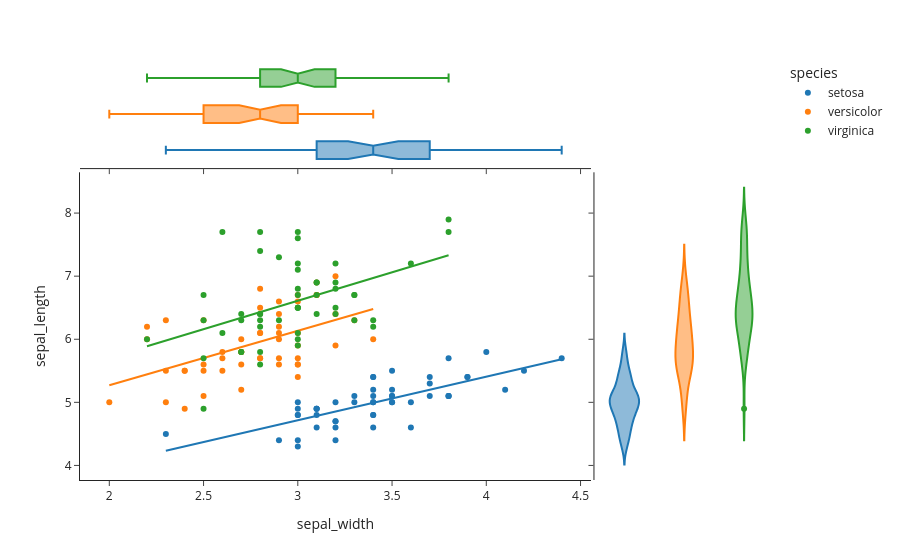

Source (notebook cell):
### Code cell
df = px.data.iris()
fig = px.scatter(df, x="sepal_width", y="sepal_length", color="species", marginal_y="violin",
           marginal_x="box", trendline="ols", template="simple_white")
fig.show()

### Figure 1 — Plotly figure (JSON) as saved in the notebook; plotly's stock layout.template omitted (floating-point values rounded to 4 significant figures)
{"data": [{"hovertemplate": "species=setosa<br>sepal_width=%{x}<br>sepal_length=%{y}<extra></extra>", "legendgroup": "setosa", "marker": {"color": "#1F77B4", "symbol": "circle"}, "mode": "markers", "name": "setosa", "orientation": "v", "showlegend": true, "type": "scatter", "x": [3.5, 3.0, 3.2, 3.1, 3.6, 3.9, 3.4, 3.4, 2.9, 3.1, 3.7, 3.4, 3.0, 3.0, 4.0, 4.4, 3.9, 3.5, 3.8, 3.8, 3.4, 3.7, 3.6, 3.3, 3.4, 3.0, 3.4, 3.5, 3.4, 3.2, 3.1, 3.4, 4.1, 4.2, 3.1, 3.2, 3.5, 3.1, 3.0, 3.4, 3.5, 2.3, 3.2, 3.5, 3.8, 3.0, 3.8, 3.2, 3.7, 3.3], "xaxis": "x", "y": [5.1, 4.9, 4.7, 4.6, 5.0, 5.4, 4.6, 5.0, 4.4, 4.9, 5.4, 4.8, 4.8, 4.3, 5.8, 5.7, 5.4, 5.1, 5.7, 5.1, 5.4, 5.1, 4.6, 5.1, 4.8, 5.0, 5.0, 5.2, 5.2, 4.7, 4.8, 5.4, 5.2, 5.5, 4.9, 5.0, 5.5, 4.9, 4.4, 5.1, 5.0, 4.5, 4.4, 5.0, 5.1, 4.8, 5.1, 4.6, 5.3, 5.0], "yaxis": "y"}, {"alignmentgroup": "True", "hovertemplate": "species=setosa<br>sepal_width=%{x}<extra></extra>", "legendgroup": "setosa", "marker": {"color": "#1F77B4", "symbol": "circle"}, "name": "setosa", "notched": true, "offsetgroup": "setosa", "showlegend": false, "type": "box", "x": [3.5, 3.0, 3.2, 3.1, 3.6, 3.9, 3.4, 3.4, 2.9, 3.1, 3.7, 3.4, 3.0, 3.0, 4.0, 4.4, 3.9, 3.5, 3.8, 3.8, 3.4, 3.7, 3.6, 3.3, 3.4, 3.0, 3.4, 3.5, 3.4, 3.2, 3.1, 3.4, 4.1, 4.2, 3.1, 3.2, 3.5, 3.1, 3.0, 3.4, 3.5, 2.3, 3.2, 3.5, 3.8, 3.0, 3.8, 3.2, 3.7, 3.3], "xaxis": "x3", "yaxis": "y3"}, {"alignmentgroup": "True", "hovertemplate": "species=setosa<br>sepal_length=%{y}<extra></extra>", "legendgroup": "setosa", "marker": {"color": "#1F77B4", "symbol": "circle"}, "name": "setosa", "offsetgroup": "setosa", "scalegroup": "y", "showlegend": false, "type": "violin", "xaxis": "x2", "y": [5.1, 4.9, 4.7, 4.6, 5.0, 5.4, 4.6, 5.0, 4.4, 4.9, 5.4, 4.8, 4.8, 4.3, 5.8, 5.7, 5.4, 5.1, 5.7, 5.1, 5.4, 5.1, 4.6, 5.1, 4.8, 5.0, 5.0, 5.2, 5.2, 4.7, 4.8, 5.4, 5.2, 5.5, 4.9, 5.0, 5.5, 4.9, 4.4, 5.1, 5.0, 4.5, 4.4, 5.0, 5.1, 4.8, 5.1, 4.6, 5.3, 5.0], "yaxis": "y2"}, {"hovertemplate": "<b>OLS trendline</b><br>sepal_length = 0.690854 * sepal_width + 2.64466<br>R<sup>2</sup>=0.557681<br><br>species=setosa<br>sepal_width=%{x}<br>sepal_length=%{y} <b>(trend)</b><extra></extra>", "legendgroup": "setosa", "marker": {"color": "#1F77B4", "symbol": "circle"}, "mode": "lines", "name": "setosa", "showlegend": false, "type": "scatter", "x": [2.3, 2.9, 3.0, 3.0, 3.0, 3.0, 3.0, 3.0, 3.1, 3.1, 3.1, 3.1, 3.1, 3.2, 3.2, 3.2, 3.2, 3.2, 3.3, 3.3, 3.4, 3.4, 3.4, 3.4, 3.4, 3.4, 3.4, 3.4, 3.4, 3.5, 3.5, 3.5, 3.5, 3.5, 3.5, 3.6, 3.6, 3.7, 3.7, 3.7, 3.8, 3.8, 3.8, 3.8, 3.9, 3.9, 4.0, 4.1, 4.2, 4.4], "xaxis": "x", "y": [4.234, 4.648, 4.717, 4.717, 4.717, 4.717, 4.717, 4.717, 4.786, 4.786, 4.786, 4.786, 4.786, 4.855, 4.855, 4.855, 4.855, 4.855, 4.924, 4.924, 4.994, 4.994, 4.994, 4.994, 4.994, 4.994, 4.994, 4.994, 4.994, 5.063, 5.063, 5.063, 5.063, 5.063, 5.063, 5.132, 5.132, 5.201, 5.201, 5.201, 5.27, 5.27, 5.27, 5.27, 5.339, 5.339, 5.408, 5.477, 5.546, 5.684], "yaxis": "y"}, {"hovertemplate": "species=versicolor<br>sepal_width=%{x}<br>sepal_length=%{y}<extra></extra>", "legendgroup": "versicolor", "marker": {"color": "#FF7F0E", "symbol": "circle"}, "mode": "markers", "name": "versicolor", "orientation": "v", "showlegend": true, "type": "scatter", "x": [3.2, 3.2, 3.1, 2.3, 2.8, 2.8, 3.3, 2.4, 2.9, 2.7, 2.0, 3.0, 2.2, 2.9, 2.9, 3.1, 3.0, 2.7, 2.2, 2.5, 3.2, 2.8, 2.5, 2.8, 2.9, 3.0, 2.8, 3.0, 2.9, 2.6, 2.4, 2.4, 2.7, 2.7, 3.0, 3.4, 3.1, 2.3, 3.0, 2.5, 2.6, 3.0, 2.6, 2.3, 2.7, 3.0, 2.9, 2.9, 2.5, 2.8], "xaxis": "x", "y": [7.0, 6.4, 6.9, 5.5, 6.5, 5.7, 6.3, 4.9, 6.6, 5.2, 5.0, 5.9, 6.0, 6.1, 5.6, 6.7, 5.6, 5.8, 6.2, 5.6, 5.9, 6.1, 6.3, 6.1, 6.4, 6.6, 6.8, 6.7, 6.0, 5.7, 5.5, 5.5, 5.8, 6.0, 5.4, 6.0, 6.7, 6.3, 5.6, 5.5, 5.5, 6.1, 5.8, 5.0, 5.6, 5.7, 5.7, 6.2, 5.1, 5.7], "yaxis": "y"}, {"alignmentgroup": "True", "hovertemplate": "species=versicolor<br>sepal_width=%{x}<extra></extra>", "legendgroup": "versicolor", "marker": {"color": "#FF7F0E", "symbol": "circle"}, "name": "versicolor", "notched": true, "offsetgroup": "versicolor", "showlegend": false, "type": "box", "x": [3.2, 3.2, 3.1, 2.3, 2.8, 2.8, 3.3, 2.4, 2.9, 2.7, 2.0, 3.0, 2.2, 2.9, 2.9, 3.1, 3.0, 2.7, 2.2, 2.5, 3.2, 2.8, 2.5, 2.8, 2.9, 3.0, 2.8, 3.0, 2.9, 2.6, 2.4, 2.4, 2.7, 2.7, 3.0, 3.4, 3.1, 2.3, 3.0, 2.5, 2.6, 3.0, 2.6, 2.3, 2.7, 3.0, 2.9, 2.9, 2.5, 2.8], "xaxis": "x3", "yaxis": "y3"}, {"alignmentgroup": "True", "hovertemplate": "species=versicolor<br>sepal_length=%{y}<extra></extra>", "legendgroup": "versicolor", "marker": {"color": "#FF7F0E", "symbol": "circle"}, "name": "versicolor", "offsetgroup": "versicolor", "scalegroup": "y", "showlegend": false, "type": "violin", "xaxis": "x2", "y": [7.0, 6.4, 6.9, 5.5, 6.5, 5.7, 6.3, 4.9, 6.6, 5.2, 5.0, 5.9, 6.0, 6.1, 5.6, 6.7, 5.6, 5.8, 6.2, 5.6, 5.9, 6.1, 6.3, 6.1, 6.4, 6.6, 6.8, 6.7, 6.0, 5.7, 5.5, 5.5, 5.8, 6.0, 5.4, 6.0, 6.7, 6.3, 5.6, 5.5, 5.5, 6.1, 5.8, 5.0, 5.6, 5.7, 5.7, 6.2, 5.1, 5.7], "yaxis": "y2"}, {"hovertemplate": "<b>OLS trendline</b><br>sepal_length = 0.865078 * sepal_width + 3.53973<br>R<sup>2</sup>=0.276582<br><br>species=versicolor<br>sepal_width=%{x}<br>sepal_length=%{y} <b>(trend)</b><extra></extra>", "legendgroup": "versicolor", "marker": {"color": "#FF7F0E", "symbol": "circle"}, "mode": "lines", "name": "versicolor", "showlegend": false, "type": "scatter", "x": [2.0, 2.2, 2.2, 2.3, 2.3, 2.3, 2.4, 2.4, 2.4, 2.5, 2.5, 2.5, 2.5, 2.6, 2.6, 2.6, 2.7, 2.7, 2.7, 2.7, 2.7, 2.8, 2.8, 2.8, 2.8, 2.8, 2.8, 2.9, 2.9, 2.9, 2.9, 2.9, 2.9, 2.9, 3.0, 3.0, 3.0, 3.0, 3.0, 3.0, 3.0, 3.0, 3.1, 3.1, 3.1, 3.2, 3.2, 3.2, 3.3, 3.4], "xaxis": "x", "y": [5.27, 5.443, 5.443, 5.529, 5.529, 5.529, 5.616, 5.616, 5.616, 5.702, 5.702, 5.702, 5.702, 5.789, 5.789, 5.789, 5.875, 5.875, 5.875, 5.875, 5.875, 5.962, 5.962, 5.962, 5.962, 5.962, 5.962, 6.048, 6.048, 6.048, 6.048, 6.048, 6.048, 6.048, 6.135, 6.135, 6.135, 6.135, 6.135, 6.135, 6.135, 6.135, 6.221, 6.221, 6.221, 6.308, 6.308, 6.308, 6.394, 6.481], "yaxis": "y"}, {"hovertemplate": "species=virginica<br>sepal_width=%{x}<br>sepal_length=%{y}<extra></extra>", "legendgroup": "virginica", "marker": {"color": "#2CA02C", "symbol": "circle"}, "mode": "markers", "name": "virginica", "orientation": "v", "showlegend": true, "type": "scatter", "x": [3.3, 2.7, 3.0, 2.9, 3.0, 3.0, 2.5, 2.9, 2.5, 3.6, 3.2, 2.7, 3.0, 2.5, 2.8, 3.2, 3.0, 3.8, 2.6, 2.2, 3.2, 2.8, 2.8, 2.7, 3.3, 3.2, 2.8, 3.0, 2.8, 3.0, 2.8, 3.8, 2.8, 2.8, 2.6, 3.0, 3.4, 3.1, 3.0, 3.1, 3.1, 3.1, 2.7, 3.2, 3.3, 3.0, 2.5, 3.0, 3.4, 3.0], "xaxis": "x", "y": [6.3, 5.8, 7.1, 6.3, 6.5, 7.6, 4.9, 7.3, 6.7, 7.2, 6.5, 6.4, 6.8, 5.7, 5.8, 6.4, 6.5, 7.7, 7.7, 6.0, 6.9, 5.6, 7.7, 6.3, 6.7, 7.2, 6.2, 6.1, 6.4, 7.2, 7.4, 7.9, 6.4, 6.3, 6.1, 7.7, 6.3, 6.4, 6.0, 6.9, 6.7, 6.9, 5.8, 6.8, 6.7, 6.7, 6.3, 6.5, 6.2, 5.9], "yaxis": "y"}, {"alignmentgroup": "True", "hovertemplate": "species=virginica<br>sepal_width=%{x}<extra></extra>", "legendgroup": "virginica", "marker": {"color": "#2CA02C", "symbol": "circle"}, "name": "virginica", "notched": true, "offsetgroup": "virginica", "showlegend": false, "type": "box", "x": [3.3, 2.7, 3.0, 2.9, 3.0, 3.0, 2.5, 2.9, 2.5, 3.6, 3.2, 2.7, 3.0, 2.5, 2.8, 3.2, 3.0, 3.8, 2.6, 2.2, 3.2, 2.8, 2.8, 2.7, 3.3, 3.2, 2.8, 3.0, 2.8, 3.0, 2.8, 3.8, 2.8, 2.8, 2.6, 3.0, 3.4, 3.1, 3.0, 3.1, 3.1, 3.1, 2.7, 3.2, 3.3, 3.0, 2.5, 3.0, 3.4, 3.0], "xaxis": "x3", "yaxis": "y3"}, {"alignmentgroup": "True", "hovertemplate": "species=virginica<br>sepal_length=%{y}<extra></extra>", "legendgroup": "virginica", "marker": {"color": "#2CA02C", "symbol": "circle"}, "name": "virginica", "offsetgroup": "virginica", "scalegroup": "y", "showlegend": false, "type": "violin", "xaxis": "x2", "y": [6.3, 5.8, 7.1, 6.3, 6.5, 7.6, 4.9, 7.3, 6.7, 7.2, 6.5, 6.4, 6.8, 5.7, 5.8, 6.4, 6.5, 7.7, 7.7, 6.0, 6.9, 5.6, 7.7, 6.3, 6.7, 7.2, 6.2, 6.1, 6.4, 7.2, 7.4, 7.9, 6.4, 6.3, 6.1, 7.7, 6.3, 6.4, 6.0, 6.9, 6.7, 6.9, 5.8, 6.8, 6.7, 6.7, 6.3, 6.5, 6.2, 5.9], "yaxis": "y2"}, {"hovertemplate": "<b>OLS trendline</b><br>sepal_length = 0.901534 * sepal_width + 3.90684<br>R<sup>2</sup>=0.209057<br><br>species=virginica<br>sepal_width=%{x}<br>sepal_length=%{y} <b>(trend)</b><extra></extra>", "legendgroup": "virginica", "marker": {"color": "#2CA02C", "symbol": "circle"}, "mode": "lines", "name": "virginica", "showlegend": false, "type": "scatter", "x": [2.2, 2.5, 2.5, 2.5, 2.5, 2.6, 2.6, 2.7, 2.7, 2.7, 2.7, 2.8, 2.8, 2.8, 2.8, 2.8, 2.8, 2.8, 2.8, 2.9, 2.9, 3.0, 3.0, 3.0, 3.0, 3.0, 3.0, 3.0, 3.0, 3.0, 3.0, 3.0, 3.0, 3.1, 3.1, 3.1, 3.1, 3.2, 3.2, 3.2, 3.2, 3.2, 3.3, 3.3, 3.3, 3.4, 3.4, 3.6, 3.8, 3.8], "xaxis": "x", "y": [5.89, 6.161, 6.161, 6.161, 6.161, 6.251, 6.251, 6.341, 6.341, 6.341, 6.341, 6.431, 6.431, 6.431, 6.431, 6.431, 6.431, 6.431, 6.431, 6.521, 6.521, 6.611, 6.611, 6.611, 6.611, 6.611, 6.611, 6.611, 6.611, 6.611, 6.611, 6.611, 6.611, 6.702, 6.702, 6.702, 6.702, 6.792, 6.792, 6.792, 6.792, 6.792, 6.882, 6.882, 6.882, 6.972, 6.972, 7.152, 7.333, 7.333], "yaxis": "y"}], "layout": {"legend": {"title": {"text": "species"}, "tracegroupgap": 0}, "margin": {"t": 60}, "xaxis": {"anchor": "y", "domain": [0, 0.7363], "title": {"text": "sepal_width"}}, "xaxis2": {"anchor": "y2", "domain": [0.7413, 1], "matches": "x2", "showline": false, "showticklabels": false, "ticks": ""}, "xaxis3": {"anchor": "y3", "domain": [0, 0.7363], "matches": "x", "showticklabels": false}, "xaxis4": {"anchor": "y4", "domain": [0.7413, 1], "matches": "x2", "showline": false, "showticklabels": false, "ticks": ""}, "yaxis": {"anchor": "x", "domain": [0, 0.7326], "title": {"text": "sepal_length"}}, "yaxis2": {"anchor": "x2", "domain": [0, 0.7326], "matches": "y", "showticklabels": false}, "yaxis3": {"anchor": "x3", "domain": [0.7426, 1], "matches": "y3", "showline": false, "showticklabels": false, "ticks": ""}, "yaxis4": {"anchor": "x4", "domain": [0.7426, 1], "matches": "y3", "showline": false, "showticklabels": false, "ticks": ""}}}
